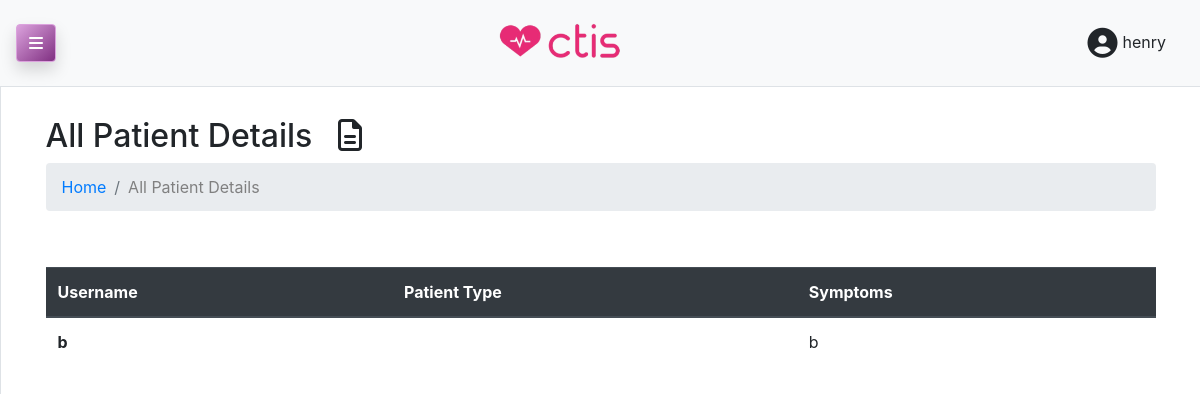
Before: /Tester/allPatient.php (signed in) with the older database file.
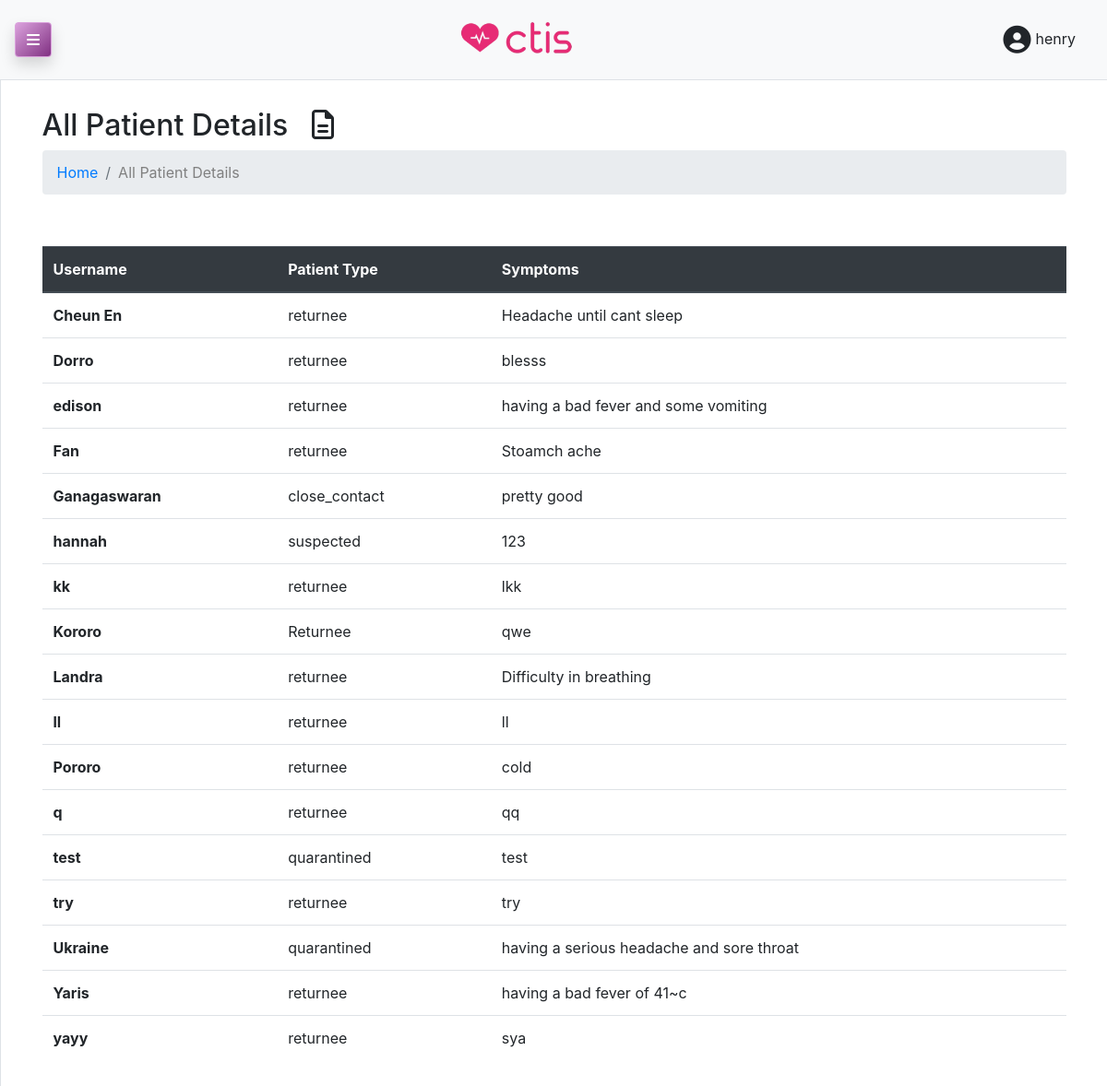
After: the same page with the newer database file.
### tables this page shows
CREATE TABLE `patient` (
  `username` varchar(50) NOT NULL,
  `patientType` varchar(50) NOT NULL,
  `symptoms` varchar(100) NOT NULL
);

### Tester/allPatient.php (the view, shortened to what this page needs)
<!DOCTYPE html>
<html lang="en">
<head>
    <link rel="stylesheet" href="https://stackpath.bootstrapcdn.com/bootstrap/4.4.1/css/bootstrap.min.css">
    <link rel="stylesheet" href="../css/style.css">
</head>
<body>
    <nav id="container page-content-wrapper">
        <div class="navbar navbar-expand-lg navbar-light bg-light border-bottom">
            <button class="btn btn-primary shadow" id="menu-toggle">
              <i class="fas fa-bars" id="menu-icon"></i>
            </button>
            <div class="mx-auto">
                <img src="../img/ctisLogo_bigger_transparent.png" alt="CTIS-logo">
            </div>
            <div class="dropdown">
                <button class="d-flex btn" data-toggle="dropdown" data-target="#accountMenu">
                    <i class="fas fa-user-circle"></i>
                    <span class="justify-content-center bg-light" id="profile-name">&nbsp; Login</span>
                </button>
            </div>
        </div>
    </nav>
    <main class="d-flex toggled" id="wrapper">
        <div class="container">
            <header>
                <h2>All Patient Details &nbsp; <i class="far fa-file-alt"></i> </h2>
                <nav aria-label="breadcrumb">
                    <ol class="breadcrumb">
                        <li class="breadcrumb-item"><a href="index.php">Home</a></li>
                        <li class="breadcrumb-item" aria-current="page"><a class="breadcrumb-item disabled" href="#">All Patient Details</a></li>
                    </ol>
                </nav>
            </header>
            <section class="py-4">
                <div class="tab-content" id="myTabContent">
                    <section class="py-3" id="table-test" role="tabpanel" aria-labelledby="">
                        <div class="table-responsive">
                            <table class="table">
                                <?php
                                     global $connection;
                                     $queryPatient = "SELECT * FROM patient";
                                     $selectPatient = mysqli_query($connection, $queryPatient);
                                     if ($selectPatient->num_rows == 0){
                                        echo "<h2 class='text-muted text-center'>No Patient has been recorded yet</h2>";
                                     } else {
                                ?>
                                <thead class="thead-dark">
                                    <tr>
                                    <th scope="col">Username</th>
                                    <th scope="col">Patient Type</th>
                                    <th scope="col">Symptoms</th>
                                    </tr>
                                </thead>
                                <tbody>
                                <?php
                                        while($row = mysqli_fetch_assoc($selectPatient)){
                                            $username = $row['username'];
                                            $patientType = $row['patientType'];
                                            $symptoms = $row['symptoms'];
                                            echo "<tr>";
                                            echo " <th scope='row'>$username</th>";
                                            echo " <td>$patientType</td>";
                                            echo " <td>$symptoms</td>";
                                            echo "</tr>";
                                        }
                                    }
                                ?>
                                </tbody>
                            </table>
                        </div>
                    </section>
                </div>
            </section>
        </div>
    </main>
</body>
</html>

### css/style.css (style rules this page uses)
#wrapper { overflow: hidden; }
header { padding-top: 30px; justify-content: space-between; }
.mx-auto img { height: 70px; }
.fa-user-circle { font-size: 30px !important; }
#profile-name { padding: 2px 5px; background-color: transparent !important; }
.btn-primary { background-color: #dba2dd !important; background-image: linear-gradient(to right bottom, #dba2dd, #803082) !important; border-color: #dba2dd !important; transition: opacity 0.5s; }
a.disabled { color: gray; pointer-events: none; }

Changed rows visible on the page:
removed patient: username "b", symptoms "b"
added patient: username "Cheun En", patientType "returnee", symptoms "Headache until cant sleep"
added patient: username "Dorro", patientType "returnee", symptoms "blesss"
added patient: username "edison", patientType "returnee", symptoms "having a bad fever and some vomiting"
added patient: username "Fan", patientType "returnee", symptoms "Stoamch ache"
added patient: username "Ganagaswaran", patientType "close_contact", symptoms "pretty good"
added patient: username "hannah", patientType "suspected", symptoms "123"
added patient: username "kk", patientType "returnee", symptoms "lkk"
added patient: username "Kororo", patientType "Returnee", symptoms "qwe"
added patient: username "Landra", patientType "returnee", symptoms "Difficulty in breathing"
added patient: username "ll", patientType "returnee", symptoms "ll"
added patient: username "Pororo", patientType "returnee", symptoms "cold"
added patient: username "q", patientType "returnee", symptoms "qq"
added patient: username "test", patientType "quarantined", symptoms "test"
added patient: username "try", patientType "returnee", symptoms "try"
added patient: username "Ukraine", patientType "quarantined", symptoms "having a serious headache and sore throat"
added patient: username "Yaris", patientType "returnee", symptoms "having a bad fever of 41~c"
added patient: username "yayy", patientType "returnee", symptoms "sya"
